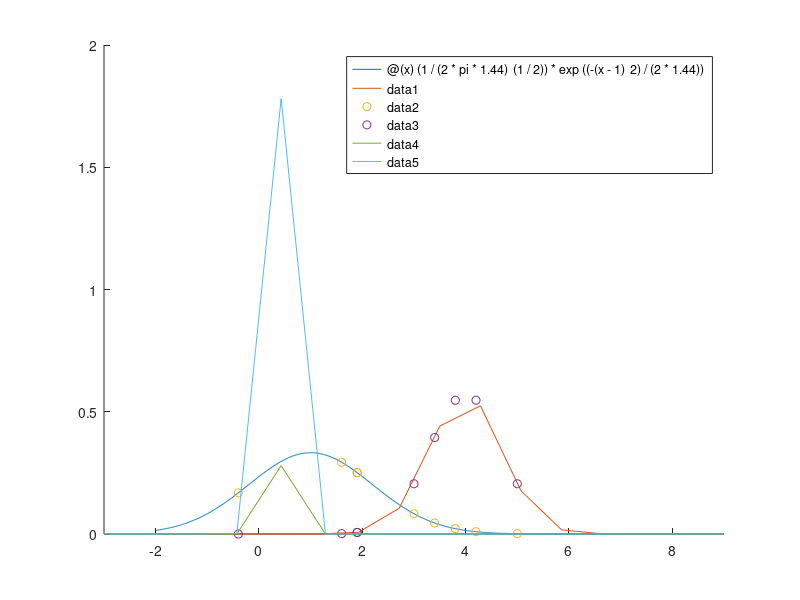

This chart was generated by the following MATLAB code:
%clear all previous variables
clear();
figure
hold on;

%STEP 1
%==============================================================================================

%plot pdfs using table of variance and means for each state
fplot(@(x) (1/(2*pi*1.44)^(1/2))*exp((-(x-1)^2)/(2*1.44)), [-2 9])
fplot(@(x) (1/(2*pi*0.49)^(1/2))*exp((-(x-4)^2)/(2*0.49)),[-2 9])

%observation sequence
obs = [3.8,4.2,3.4,-0.4,1.9,3.0,1.6,1.9,5.0];

%STEP 2
%==============================================================================================
%calculate the probability densities of the observations using the ycords
y1Cord = [];
y2Cord = [];
for j = 1:length(obs)
    y1 = (1/(2*pi*1.44)^(1/2))*exp((-(obs(j)-1)^2)/(2*1.44));
    y2 = (1/(2*pi*0.49)^(1/2))*exp((-(obs(j)-4)^2)/(2*0.49));
    y1Cord = [y1Cord, y1];
    y2Cord = [y2Cord, y2];
end
plot(obs,y1Cord,'o')
plot(obs,y2Cord,'o')

%STEP 3
%==============================================================================================
%forward likelihood

%Initial calculation
alphaOne = 0.44 * y1Cord(1);
alphaTwo = 0.56 * y2Cord(2); 

arrayAlphaOne = [];
arrayAlphaTwo = [];
arrayAlphaOne = [arrayAlphaOne, alphaOne];
arrayAlphaTwo = [arrayAlphaTwo, alphaTwo];
%recursion
for i = 1:length(y1Cord)
    Temp = alphaOne;
    alphaOne = ((alphaOne*0.92 + alphaTwo*0.04))*y1Cord(i);
    alphaTwo = ((Temp*0.06 + alphaTwo*0.93))*y2Cord(i);
    arrayAlphaOne = [arrayAlphaOne, alphaOne];
    arrayAlphaTwo = [arrayAlphaTwo, alphaTwo];
end

%STEP 4
%==============================================================================================
%calculate p(O|Lambda)
alphaPOvalue = (alphaOne*0.02) + (alphaTwo*0.03);

%STEP 5
%==============================================================================================
%backward likelihood
betaOne = 0.02;
betaTwo = 0.03;

arrayBetaOne = []; 
arrayBetaTwo = [];
arrayBetaOne = [arrayBetaOne, betaOne];
arrayBetaTwo = [arrayBetaTwo, betaTwo];
%flip array to go from T to T-1,T-2...
flipY1Cord = [];
flipY2Cord = [];
flipY1Cord = flip(y1Cord);
flipY2Cord = flip(y2Cord);

for i = 1:length(y1Cord)
    Temp = betaOne;
    betaOne = (0.92*flipY1Cord(i)*betaOne)+(0.06*flipY2Cord(i)*betaTwo);
    betaTwo = (0.04*flipY1Cord(i)*Temp)+(0.93*flipY2Cord(i)*betaTwo);
    arrayBetaOne = [arrayBetaOne, betaOne];
    arrayBetaTwo = [arrayBetaTwo, betaTwo];
end
%Confirm p(O|Lambda)
betaPOvalue = (0.44*y1Cord(1)*betaOne)+(0.56*y2Cord(1)*betaTwo);

%STEP 6
%==============================================================================================
%Occupation Likelihoods

%Flip arrays for backward likelihood so T = 1, 2 ,3...
flipArrayBetaOne = [];
flipArrayBetaTwo = [];

flipArrayBetaOne = flip(arrayBetaOne);
flipArrayBetaTwo = flip(arrayBetaTwo);

OcupationLikelihoodsOne = [];
OcupationLikelihoodsTwo = [];

for i = 1:9
    ytStateOne = (arrayAlphaOne(i)*flipArrayBetaOne(i))/betaPOvalue;
    ytStateTwo = (arrayAlphaTwo(i)*flipArrayBetaTwo(i))/betaPOvalue;
    OcupationLikelihoodsOne = [OcupationLikelihoodsOne, ytStateOne];
    OcupationLikelihoodsTwo = [OcupationLikelihoodsTwo, ytStateTwo];
end 

%STEP 7
%==============================================================================================
 sumYtOtOne = 0;
 sumYtOtTwo = 0;
 %Loop to find Occupation at each T time frame
for i = 1:9
    sumYtOtOne = sumYtOtOne + (OcupationLikelihoodsOne(i)*y1Cord(i));
    sumYtOtTwo = sumYtOtTwo + (OcupationLikelihoodsTwo(i)*y2Cord(i));
end
sumOccupationOne = sum(OcupationLikelihoodsOne);
sumOccupationTwo = sum(OcupationLikelihoodsTwo); 
%re-calculation of state 1 and 2 means
meanOne = sumYtOtOne/sumOccupationOne;
meanTwo = sumYtOtTwo/sumOccupationTwo;

sumVarianceNumerOne = 0;
sumVarianceNumerTwo = 0;
%Calculate covaraince
for i = 1:9
    sumVarianceNumerOne = sumVarianceNumerOne + (OcupationLikelihoodsOne(i)*(y1Cord(i) - meanOne)^2);
    sumVarianceNumerTwo = sumVarianceNumerTwo + (OcupationLikelihoodsTwo(i)*(y2Cord(i) - meanTwo)^2);
end
%calculate variance for state 1 and 2
varianceOne = sumVarianceNumerOne/sumOccupationOne;
varianceTwo = sumVarianceNumerTwo/sumOccupationTwo;
%STEP 8
%===============================================================================================
%replot the reestimated pdfs
fplot(@(x) (1/(2*pi*varianceOne)^(1/2))*exp((-(x-meanOne)^2)/(2*varianceOne)), [-3 9])
fplot(@(x) (1/(2*pi*varianceTwo)^(1/2))*exp((-(x-meanTwo)^2)/(2*varianceTwo)),[-3 9])

hold off;

